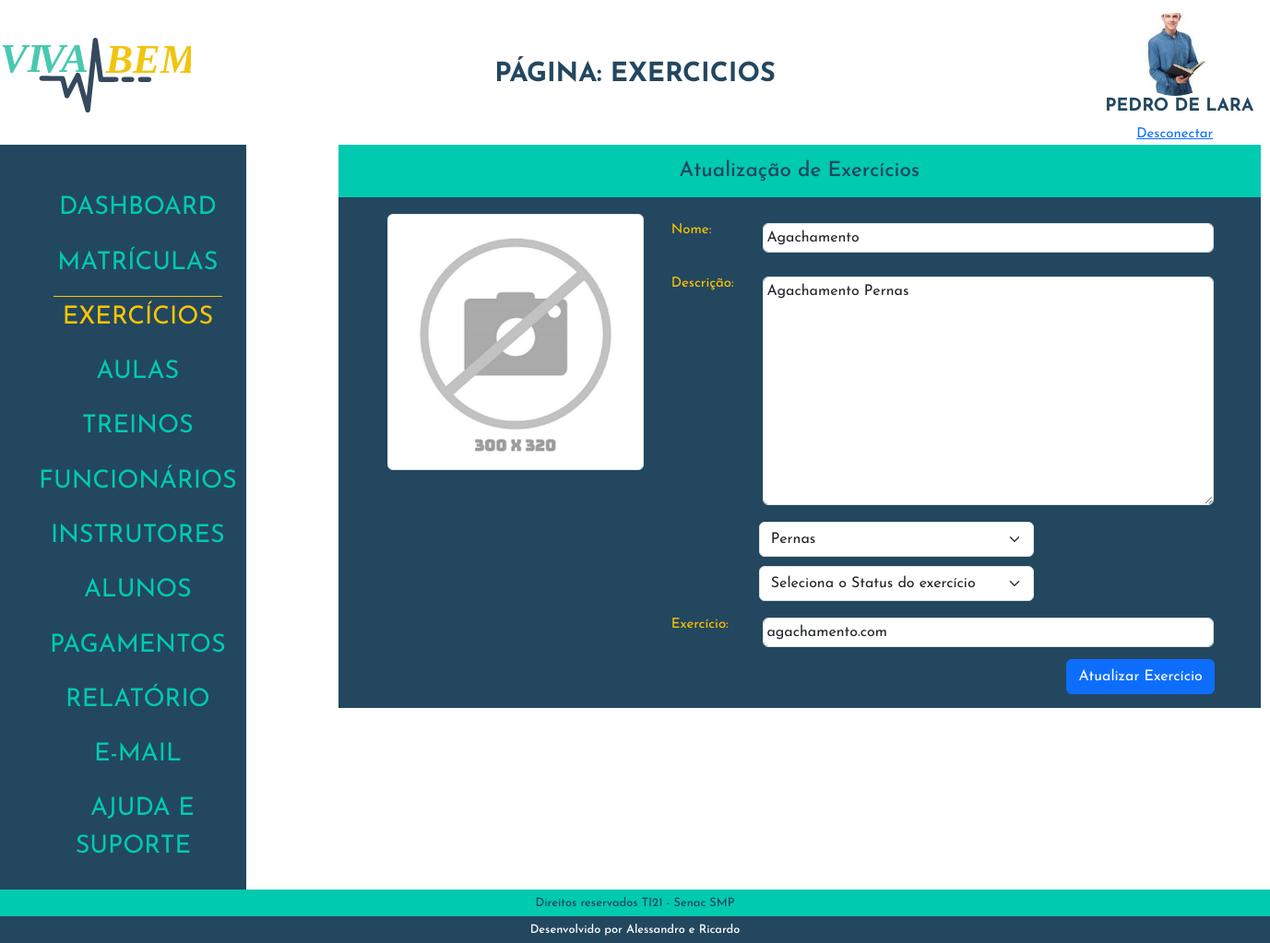
The page /admin/index.php?p=exercicios&e=atualizar&id=2 (signed in) on the database its author committed.
### tables this page shows
CREATE TABLE `tblfuncionarios` (
  `idFuncionario` int(11) NOT NULL,
  `nomeFuncionario` varchar(50) NOT NULL,
  `altFuncionario` varchar(50) NOT NULL,
  `dataNascFuncionario` date NOT NULL,
  `cargoFuncionario` varchar(20) NOT NULL,
  `especialidadeFuncionario` varchar(20) NOT NULL,
  `emailFuncionario` varchar(80) DEFAULT NULL,
  `senhaFuncionario` varchar(20) NOT NULL,
  `nivelFuncionario` varchar(15) NOT NULL,
  `telefoneFuncionario` varchar(14) NOT NULL,
  `dataAdmissaoFuncionario` date NOT NULL,
  `statusFuncionario` varchar(10) NOT NULL,
  `fotoFuncionario` varchar(100) DEFAULT NULL,
  `linkFaceFuncionario` varchar(150) NOT NULL,
  `linkInstaFuncionario` varchar(150) NOT NULL,
  `linklinkedinFuncionario` varchar(150) NOT NULL,
  `linkWhatsFuncionario` varchar(150) NOT NULL
);

CREATE TABLE `tblexercicios` (
  `idExercicio` int(11) NOT NULL,
  `nomeExercicio` varchar(50) NOT NULL,
  `altExercicio` varchar(50) NOT NULL,
  `descricaoExercicio` varchar(30) NOT NULL,
  `grupoMuscularExercicio` varchar(30) NOT NULL,
  `statusExercicio` varchar(10) NOT NULL,
  `fotoExercicio` varchar(100) NOT NULL,
  `linkExercicio` varchar(150) NOT NULL
);

### admin/class/funcionario.php (called while the page is built, shortened)
<?php
class FuncionarioClass
{
    public $idFuncionario;
    public function __construct($id = false)
    {
        if ($id) {
            $this->idFuncionario = $id;
            $this->Carregar();
        }
    }
    public function Carregar()
    {
        $query = "SELECT * FROM  tblfuncionarios WHERE idFuncionario = " . $this->idFuncionario;
        $conn = Conexao::LigarConexao();
        $resultado = $conn->query($query);
        $lista = $resultado->fetchAll();
        foreach ($lista as $linha) {
            $this->nomeFuncionario = $linha['nomeFuncionario'];
            $this->fotoFuncionario = $linha['fotoFuncionario'];
        }
    }
   }

### admin/class/exercicios.php (called while the page is built, shortened)
<?php
class ExerciciosClass
{
    public $idExercicio;
    public function __construct($id = false)
    {
        if ($id) {
            $this->idExercicio = $id;
            $this->Carregar();
        }
    }
    public function Carregar()
    {
        $query = "SELECT * FROM  tblexercicios WHERE idExercicio = " . $this->idExercicio;
        $conn = Conexao::LigarConexao();
        $resultado = $conn->query($query);
        $lista = $resultado->fetchAll();
        foreach ($lista as $linha) {
            $this->nomeExercicio = $linha['nomeExercicio'];
            $this->grupoMuscularExercicio = $linha['grupoMuscularExercicio'];
            $this->descricaoExercicio = $linha['descricaoExercicio'];
            $this->linkExercicio = $linha['linkExercicio'];
        }
    }
}

### admin/index.php (the view, shortened to what this page needs)
<?php
if (isset($_SESSION['idAluno'])) {
    $id = $_SESSION['idAluno'];
    $tipoUsuario = 'aluno';
} elseif (isset($_SESSION['idFuncionario'])) {
    $tipoUsuario = 'funcionario';
} else {
    header("location: http://localhost/Projeto-Academia-Viva-Bem-Senac/admin/loginAdmin.php");
    exit;
}
$pagina = @$_GET['p'];
require_once('class/aluno.php');
require_once('class/funcionario.php');
if ($tipoUsuario === 'aluno') {
    $aluno = new AlunoClass($id);
    $usuario = $aluno;
} elseif ($tipoUsuario === 'funcionario') {
    $funcionario = new FuncionarioClass($id);
    $usuario = $funcionario;
}
?>
<!DOCTYPE html>
<html lang="pt-BR">
<head>
    <link rel="stylesheet" href="./css/reset.css">
    <link href="path/to/lightbox.css" rel="stylesheet" />
    <link href="https://cdn.jsdelivr.net/npm/bootstrap@5.3.2/dist/css/bootstrap.min.css" rel="stylesheet">
    <link rel="stylesheet" href="./css/estilo.css">
</head>
<body>
    <header class="topo">
        <h1>
            <img src="./img/logoVivaBem.svg" alt="Logo Viva Bem">
        </h1>
        <?php
        if ($pagina == '') {
            echo '<h2>Dashboard</h2>';
        } else {
            echo ('<h2>Página: ' . $pagina . '</h2>');
        }
        ?>
         <div class="identUser">
            <img src="../img/<?php echo $usuario->fotoAluno ?? $usuario->fotoFuncionario; ?>" alt="User">
            <h2><?php echo $usuario->nomeAluno ?? $usuario->nomeFuncionario; ?></h2>
            <a href="desconectar.php">Desconectar</a>
        </div>
    </header>
    <main>
        <div class="menu">
            <nav>
                <ul>
                    <li><a href="index.php?p=dashboard" class="<?php echo (($pagina == 'dashboard') ||  (@$pagina == '')) ? 'menuAtivo' : ''; ?>"> Dashboard </a></li>
                    <li><a href="index.php?p=matriculas" class="<?php echo ($pagina == 'matriculas') ? 'menuAtivo' : ''; ?>"> Matrículas </a></li>
                    <li><a href="index.php?p=exercicios" class="<?php echo ($pagina == 'exercicios') ? 'menuAtivo' : ''; ?>"> Exercícios </a></li>
                    <li><a href="index.php?p=aulas" class="<?php echo ($pagina == 'aulas') ? 'menuAtivo' : ''; ?>"> Aulas </a></li>
                    <li><a href="index.php?p=treino" class="<?php echo ($pagina == 'treino') ? 'menuAtivo' : ''; ?>"> Treinos </a></li>
                    <li><a href="index.php?p=funcionarios" class="<?php echo ($pagina == 'funcionarios') ? 'menuAtivo' : ''; ?>"> Funcionários </a></li>
                    <li><a href="index.php?p=instrutores" class="<?php echo ($pagina == 'instrutores') ? 'menuAtivo' : ''; ?>"> Instrutores </a></li>
                    <li><a href="index.php?p=aluno" class="<?php echo ($pagina == 'aluno') ? 'menuAtivo' : ''; ?>"> Alunos </a></li>
                    <li><a href="index.php?p=pagamento" class="<?php echo ($pagina == 'pagamento') ? 'menuAtivo' : ''; ?>"> Pagamentos </a></li>
                    <li><a href="index.php?p=relatorio" class="<?php echo ($pagina == 'relatorio') ? 'menuAtivo' : ''; ?>"> Relatório </a></li>
                    <li><a href="index.php?p=contato" class="<?php echo ($pagina == 'contato') ? 'menuAtivo' : ''; ?>"> E-mail </a></li>
                    <li><a href="index.php?p=ajuda" class="<?php echo ($pagina == 'ajuda') ? 'menuAtivo' : ''; ?>"> Ajuda e Suporte </a></li>
                </ul>
            </nav>
        </div>
        <div class="box">
            <?php
            switch ($pagina) {
                case 'exercicios':
                    require_once('exercicios/exercicios.php');
                    break;
            }
            ?>
        </div>
    </main>
    <footer class="rodape">
        <h2>Direitos reservados TI21 - Senac SMP</h2>
        <h2>Desenvolvido por Alessandro e Ricardo</h2>
    </footer>
</body>
</html>

### admin/exercicios/atualizar.php (shortened to what this page needs)
<?php
require_once("class/exercicios.php");
$exercicio = new ExerciciosClass($id);
?>
<h1 class="h1Geral"> Atualização de Exercícios</h1>
<div class="col-md-12">
    <form class="form-horizontal" action="index.php?p=exercicios&e=atualizar&id=<?php echo $exercicio->idExercicio ?> " method="POST" enctype="multipart/form-data">
        <div class="card-body">
            <div class="row">
                <div class="col-md-4">
                    <div class="form-group row">
                        <div class="img-dashboard">
                            <img src="img/sem-foto.jpg" class="img-thumbnail" alt="..." id="imgfoto">
                        </div>
                    </div>
                </div>
                <div class="col-md-8 form-dash">
                    <div class="form-group row">
                        <label for="nomeExercicio" class="col-sm-2 col-form-label">Nome:</label>
                        <div class="col-sm-10">
                            <input type="text" class="form-control" id="nomeExercicio" name="nomeExercicio" placeholder="Informe o nome do exercício:" value="<?php echo $exercicio->nomeExercicio; ?>">
                        </div>
                    </div>
                    <div class="form-group row">
                        <label for="descricaoExercicio" class="col-sm-2 col-form-label">Descrição:</label>
                        <div class="col-sm-10">
                            <textarea class="form-control" name="descricaoExercicio" id="descricaoExercicio" cols="30" rows="10" placeholder="Informe a descrição do exercício:"><?php echo $exercicio->descricaoExercicio; ?></textarea>
                        </div>
                    </div>
                    <div class="row">
                        <div class="form-group col-sm-6 offset-md-2">
                            <select class="form-select col-sm-2" aria-label="Default select example" id="grupoMuscularExercicio" name="grupoMuscularExercicio">
                                <option value="<?php echo $exercicio->nomeExercicio; ?>"><?php echo $exercicio->grupoMuscularExercicio; ?></option>
                            </select>
                        </div>
                        <div class="form-group col-sm-6 offset-md-2">
                            <select class="form-select col-sm-2" aria-label="Default select example" name="statusExercicio" >
                                <option selected="">Seleciona o Status do exercício</option>
                            </select>
                        </div>
                    </div>
                    <div class="form-group row">
                        <label for="linkExercicio" class="col-sm-2 col-form-label">Exercício:</label>
                        <div class="col-sm-10">
                            <input type="text" class="form-control" id="linkExercicio" name="linkExercicio" placeholder="Informe o Link Exercício:" value="<?php echo $exercicio->linkExercicio; ?>">
                        </div>
                    </div>
                    <div class="d-grid gap-2 d-md-flex justify-content-md-end">
                        <button type="submit" class="btn btn-primary">Atualizar Exercício</button>
                    </div>
                </div>
            </div>
        </div>
    </form>
</div>

### admin/css/estilo.css (style rules this page uses)
*, a, h1, h2, h3, h4 { font-family: 'Josefin Sans', sans-serif; font-size: 15px; }
body { display: flex; flex-direction: column; height: 100vh; width: 100%; }
.topo { display: flex; justify-content: space-between; margin-top: 1%; align-items: center; }
.topo h1 { text-align: center; width: 15%; }
.identUser { width: 100%; }
.identUser img { max-width: 100px; max-height: 90px; object-fit: cover; border-radius: 50%; }
.topo h2 { font-size: 1.8em; text-transform: uppercase; color: #23475f; font-weight: bold; }
.topo div { display: flex; flex-direction: column; align-items: center; width: 15%; }
.topo div img { width: 75%; }
.topo div h2 { margin-left: 5%; font-size: 1.2em; }
main { flex: 1; display: flex; }
.menu { background-color: #23475f; text-align: center; display: flex; }
.menu nav { margin-top: 15%; }
.menu nav ul li { padding: 4% 0; }
.menu nav ul li a { text-decoration: none; color: #00cab0; font-size: 1.8em; text-transform: uppercase; padding: 4% 10px; }
.menuAtivo { color: #ffc500 !important; border-top: solid 1px #ffc500; }
.box { margin: 0 100px; }
.rodape { text-align: center; }
.rodape h2 { font-size: .8em; margin-bottom: 0; }
.rodape h2:nth-child(1) { background: #00cab0; padding: .5% 0; color: #23475f; }
.rodape h2:nth-child(2) { background: #23475f; padding: .5% 0; color: #fff; }
form { display: flex; flex-direction: column; align-items: stretch; background: #23475f; width: 1000px; padding: 15px 50px; color: #ffc500; }
.form-control { padding: 3px; }
.col-sm-10 { padding: 10px; }
.form-group { padding: 3px; }
.col-sm-6 { padding: 5px; margin: 0px 105px; }
.h1Geral { text-align: center; color: #23475f; font-size: 1.5em; background: #00cab0; margin: 0; padding: 15px; }

### rows shown on the page
tblfuncionarios: fotoFuncionario (picture), nomeFuncionario "PEDRO DE LARA"
tblexercicios: nomeExercicio "Agachamento", descricaoExercicio "Agachamento Pernas", grupoMuscularExercicio "Pernas", linkExercicio "agachamento.com"

### other values the page prints
$pagina "EXERCICIOS"
